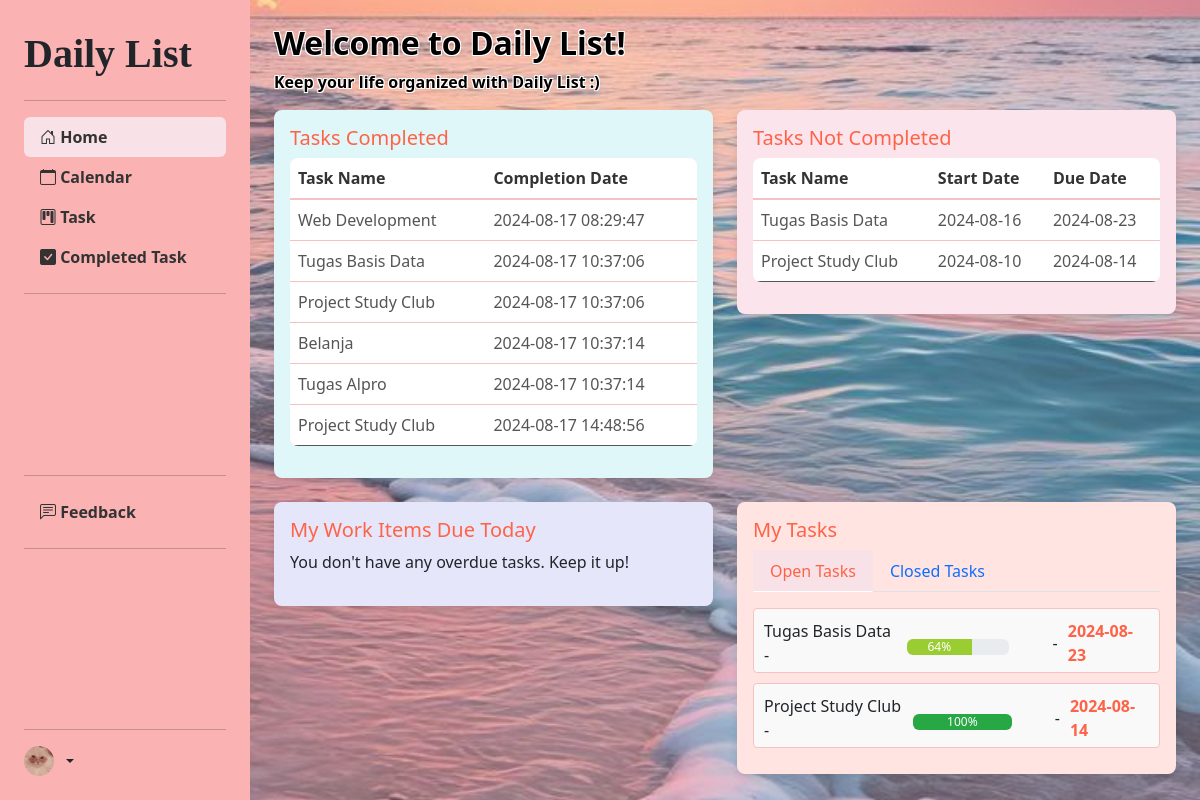
The app's page /home.php with its own data.
### tables this page shows
CREATE TABLE `completed_tasks` (
  `id_project` int(11) NOT NULL,
  `project_name` varchar(255) NOT NULL,
  `owner` varchar(255) NOT NULL,
  `start_date` date NOT NULL,
  `end_date` date NOT NULL,
  `completed_date` timestamp NOT NULL DEFAULT current_timestamp()
);

CREATE TABLE `project` (
  `id_project` int(11) NOT NULL,
  `project_name` varchar(255) NOT NULL,
  `progress` int(3) NOT NULL,
  `owner` varchar(255) NOT NULL,
  `start_date` date NOT NULL,
  `end_date` date NOT NULL
);

### home.php (the view, shortened to what this page needs)
<!DOCTYPE html>
<html lang="en">
<head>
    <link href="https://cdn.jsdelivr.net/npm/bootstrap@5.3.0/dist/css/bootstrap.min.css" rel="stylesheet">
    <link href="https://cdn.jsdelivr.net/npm/bootstrap-icons/font/bootstrap-icons.css" rel="stylesheet">
</head>
<body>
    <div class="d-flex">
        <nav class="sidebar d-flex flex-column flex-shrink-0 p-4 ">
            <a href="/" class="d-flex align-items-center mb-3 mb-md-0 me-md-auto text-dark text-decoration-none">
                <span class="fw-bold fs-1" style="font-family: Copperplate;">Daily List</span>
            </a>
            <hr>
            <ul class="nav nav-pills flex-column mb-auto">
            <li class="nav-item">
                    <a href="home.php" class="nav-link active">
                        <i class="bi bi-house-door"></i> Home
                    </a>
                </li>
                <li class="nav-item">
                    <a href="calendar.php" class="nav-link ">
                        <i class="bi bi-calendar"></i> Calendar
                    </a>
                </li>
                <li>
                    <a href="projects.php" class="nav-link">
                        <i class="bi bi-kanban"></i> Task
                    </a>
                </li>
                <li class="nav-item">
                    <a href="complete.php" class="nav-link ">
                         <i class="bi bi-check-square-fill"></i> Completed Task
                    </a>
                </li>
              <hr>
            </ul>
            <ul class="nav nav-pills flex-column mb-auto">
              <hr>
                <li class="nav-item">
                    <a href="feedback.php" class="nav-link ">
                        <i class="bi bi-chat-left-text"></i> Feedback
                    </a>
                    </li>
                    <hr>
                </ul>
                <hr>
            <div class="dropdown">
                <a href="#" class="d-flex align-items-center text-dark text-decoration-none dropdown-toggle"
                    id="dropdownUser1" data-bs-toggle="dropdown" aria-expanded="false">
                    <img src="assets/img/profile.png" alt="" width="30" height="30" class="rounded-circle me-2">
                </a>
            </div>
        </nav>
        <div class="content flex-grow-1 p-4">
            <h2 style=" color: black;
            text-shadow:
                -1px -1px 0 white,
                1px -1px 0 white,
                -1px 1px 0 white,
                1px 1px 0 white; "><strong>Welcome
                <?= $_SESSION["username"]?> to Daily List!</strong>
            </h2>
            <p style=" color: black;;
            text-shadow:
                -1px -1px 0 white,
                1px -1px 0 white,
                -1px 1px 0 white,
                1px 1px 0 white; "><strong>Keep your life organized with Daily List :)</strong></p>
            <div class="row">
                <div class="col-md-6">
                    <div class="card tasks-completed p-3 mb-4">
                        <h5 class="card-title">Tasks Completed</h5>
                        <table class="table">
                            <thead>
                                <tr>
                                    <th scope="col">Task Name</th>
                                    <th scope="col">Completion Date</th>
                                </tr>
                            </thead>
                            <tbody>
                            <?php
                                include 'helper/koneksi.php';
                                $query_tampil = "select * from completed_tasks";
                                $tampil = mysqli_query($db, $query_tampil);
                                while ($data = mysqli_fetch_array($tampil)){
                                    ?>
                                <tr>
                                    <td><?php echo $data['project_name']?></td>
                                    <td><?php echo $data['completed_date']?></td>
                                </tr>
                                <?php } ?>
                            </tbody>
                        </table>
                    </div>
                </div>
                <div class="col-md-6">
                    <div class="card tasks-not-completed p-3 mb-4">
                        <h5 class="card-title">Tasks Not Completed</h5>
                        <table class="table">
                            <thead>
                                <tr>
                                    <th scope="col">Task Name</th>
                                    <th scope="col">Start Date</th>
                                    <th scope="col">Due Date</th>
                                </tr>
                            </thead>
                            <tbody>
                            <?php
                            include 'helper/koneksi.php';
                            $query_tampil = "select * from project";
                            $tampil = mysqli_query($db, $query_tampil);
                            while ($data = mysqli_fetch_array($tampil)){
                            ?>
                                <tr>
                                    <td>
                                        <?php echo $data['project_name']?>
                                    </td>
                                    <td>
                                        <?php echo $data['start_date']?>
                                    </td>
                                    <td>
                                        <?php echo $data['end_date']?>
                                    </td>
                                </tr>
                             <?php } ?>
                            </tbody>
                        </table>
                    </div>
                </div>
            </div>
            <div class="row">
                <div class="col-md-6">
                    <div class="card my-work-items p-3 mb-4">
                        <h5 class="card-title">My Work Items Due Today</h5>
                        <p>You don't have any overdue tasks. Keep it up!</p>
                    </div>
                </div>
                <div class="col-md-6" >
    <div class="card my-tasks p-3">
        <h5 class="card-title">My Tasks</h5>
        <ul class="nav nav-tabs" id="myTasksTab" role="tablist">
            <li class="nav-item" role="presentation">
                <a class="nav-link active" id="open-tasks-tab" data-bs-toggle="tab" href="#open-tasks"
                    role="tab" aria-controls="open-tasks" aria-selected="true">Open Tasks</a>
            </li>
            <li class="nav-item" role="presentation">
                <a class="nav-link" id="closed-tasks-tab" data-bs-toggle="tab" href="#closed-tasks"
                    role="tab" aria-controls="closed-tasks" aria-selected="false">Closed Tasks</a>
            </li>
        </ul>
        <div class="tab-content" id="myTasksTabContent">
            <div class="tab-pane fade show active" id="open-tasks" role="tabpanel"
                aria-labelledby="open-tasks-tab">
                <div class="task-list mt-3" style="max-height: 300px; overflow-y: auto;">
                    <?php
                        include 'helper/koneksi.php';
                        $query_tampil = "select * from project";
                        $tampil = mysqli_query($db, $query_tampil);
                        while ($data = mysqli_fetch_array($tampil)){
                            $progress = $data['progress'];
                            if ($progress <= 20) {
                                $progress_color = '#dc3545';
                            } elseif ($progress <= 40) {
                                $progress_color = '#fd7e14';
                            } elseif ($progress <= 60) {
                                $progress_color = '#ffc107';
                            } elseif ($progress < 100) {
                                $progress_color = '#9ACD32';
                            } else {
                                $progress_color = '#28a745';
                            }
                            ?>
                            <div class="task-item" style="padding-bottom: 5px; display: flex; align-items: center;">
                                <?php echo $data['project_name'] ?> -
                                <span class="text-muted" style="width: 150px; margin-left: 10px;">
                                    <div class="progress mt-2" style="width: 70%; max-width: 300px;">
                                        <div class="progress-bar" role="progressbar"
                                            data-value="<?php echo $data['progress'] ?>"
                                            style="width: <?php echo $data['progress'] ?>%; background-color: <?php echo $progress_color ?>;"
                                            aria-valuenow="<?php echo $data['progress'] ?>" aria-valuemin="0"
                                            aria-valuemax="100">
                                            <?php echo $data['progress'] ?>%
                                        </div>
                                    </div>
                                </span><span style="margin-right: 10px;">-</span><strong>
                                    <?php echo $data['end_date'] ?>
                                </strong>
                            </div>
                                <?php } ?>
                                </div>
                            </div>
                        </div>
                    </div>
                </div>
            </div>
        </div>
</body>
</html>

### home.php (style rules this page uses)
body { background-image: url('picthome.jpeg.jpg'); background-size: cover; background-position: center; margin-left: 250px; }
.sidebar { width: 250px; height: 100vh; background-color: #fab2b2; padding: 15px; position: fixed; top: 0; left: 0; overflow-y: auto; }
.sidebar .nav-link { color: #333; font-weight: bold; border-radius: 0.375rem; transition: 0.3s ease; }
.sidebar .nav-link.active { background-color: #f8e1e7; color: #333; }
.content { padding: 20px; overflow-y: auto; }
.card { border: none; border-radius: 8px; box-shadow: 0 4px 8px rgba(0, 0, 0, 0.1); }
.card.my-tasks { background-color: #ffe4e1; }
.card.my-work-items { background-color: #e6e6fa; }
.card.tasks-not-completed { background-color: #fce4ec; }
.card.tasks-completed { background-color: #e0f7fa; }
.task-list .task-item { padding: 10px; border: 1px solid #f4c2c2; border-radius: 4px; margin-bottom: 10px; background-color: #f9f9f9; transition: box-shadow 0.3s ease; }
.task-item strong { color: #ff6347; }
.table { background-color: #fff5f7; border-radius: 8px; overflow: hidden; }
.table thead { background-color: #f8e1e7; }
.table thead th { color: #333; border-bottom: 2px solid #f4c2c2; }
.table tbody tr { border-bottom: 1px solid #f4c2c2; }
.table tbody tr:last-child { border-bottom: none; }
.table tbody td { color: #555; }
.card-title { color: #ff6347; }
.nav-tabs .nav-link { border-radius: 0; }
.nav-tabs .nav-link.active { color: #ff6347; background-color: #f8e1e7; border-color: #f8e1e7 #f8e1e7 #fff; }

### records on screen
completed_tasks: project_name "Web Development", completed_date "2024-08-17 08:29:47"
completed_tasks: project_name "Tugas Basis Data", completed_date "2024-08-17 10:37:06"
completed_tasks: project_name "Project Study Club", completed_date "2024-08-17 10:37:06"
completed_tasks: project_name "Belanja", completed_date "2024-08-17 10:37:14"
completed_tasks: project_name "Tugas Alpro", completed_date "2024-08-17 10:37:14"
completed_tasks: project_name "Project Study Club", completed_date "2024-08-17 14:48:56"
project: project_name "Tugas Basis Data", start_date "2024-08-16", end_date "2024-08-23", progress "64"
project: project_name "Project Study Club", start_date "2024-08-10", end_date "2024-08-14", progress "100"
